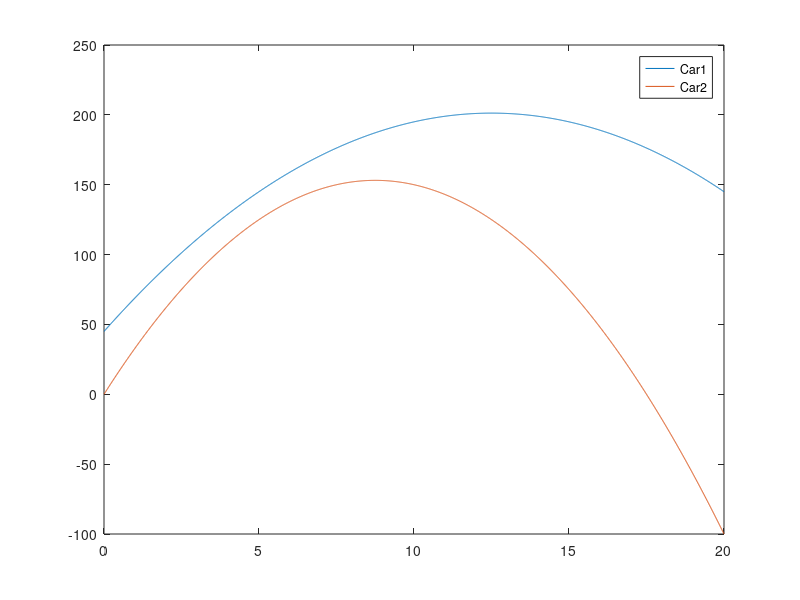

Here is the MATLAB script that generated this plot:
clear all; clc;

t=0:0.01:20;

v1i = 25;
v2i = 35;

x1i=45;
x2i=0;

a1=-2;
a2=-4;

disc = (v1i-v2i)^2 - .5*4*(x1i-x2i)*(a1-a2)

x1 = x1i + v1i.*t + .5.*a1.*t.^2;
x2 = x2i + v2i.*t + .5.*a2.*t.^2;

plot(t,x1,t,x2)
legend('Car1','Car2','location','best')